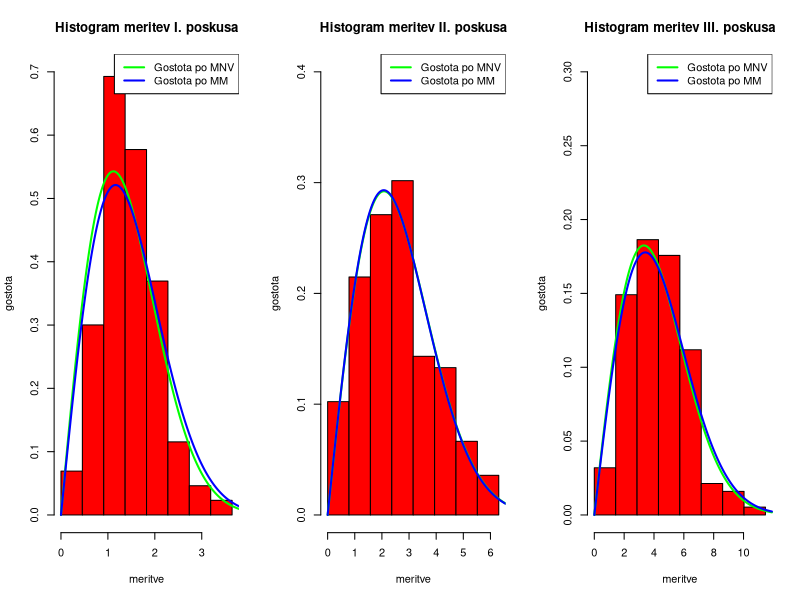

Recreate this plot in R.
#Nastavimo mesto datoteke (Po potrebi spremenite na mesto, kamor ste shranili datoteke)
#Npr. setwd("C:/Users/Uporabnik/Documents/GitHub/STAT")

#Naložimo podatke eksperimentov
kratki <- read.csv("Kromatin_kratki.csv")
srednji <- read.csv("Kromatin_srednji.csv")
dolgi <- read.csv("Kromatin_dolgi.csv")

#Prvi eksperiment
n1 <- nrow(kratki)
x1 <- kratki[, 1]

t1.mnv <- sqrt(sum(x1^2)/(2*n1))
t1.mm <- sqrt(2/pi)*mean(x1)

#Drugi eksperiment
n2 <- nrow(srednji)
x2 <- srednji[, 1]

t2.mnv <- sqrt(sum(x2^2)/(2*n2))
t2.mm <- sqrt(2/pi)*mean(x2)

#Tretji eksperiment
n3 <- nrow(dolgi)
x3 <- dolgi[, 1]

t3.mnv <- sqrt(sum(x3^2)/(2*n3))
t3.mm <- sqrt(2/pi)*mean(x3)

gostota <- function(y, t) {
# y je vektor razdalj, t skalarni parameter
	if(t != 0) {
		b <- rep(0, length(y)) #vektor v katerega hranimo rezultate
		for (i in 1:length(y)){
			if(y[i] >0){
				b[i] <- y[i]/(t)^2 * exp(- (y[i]^2) / (2*(t)^2))
			}
			else {
				b[i] <- 0
			}
		}
	}
	return(b)
}

gostota1MNV <- function(r) {
	gostota(r, t1.mnv)
}

gostota1MM <- function(r) {
	gostota(r, t1.mm)
}


gostota2MNV <- function(r) {
	gostota(r, t2.mnv)
}

gostota2MM <- function(r) {
	gostota(r, t2.mm)
}


gostota3MNV <- function(r) {
	gostota(r, t3.mnv)
}

gostota3MM <- function(r) {
	gostota(r, t3.mm)
}

#Za vsak eksperiment poračunamo širino intervalov po modificiranem FD pravilu
wk <- 2.6*IQR(x1)/(n1)^(1/3)
ws <- 2.6*IQR(x2)/(n2)^(1/3)
wd <- 2.6*IQR(x3)/(n3)^(1/3)

#Zdaj poračunajmo vektorje, ki nam bodo določili meje intervalov

meje <- function(x){
	#Sprejme stolpec meritev in vrne vektor mej med katerimi je razdalja enaka 
	#širini razredov po modificiranem Freedman-Diaconisovem pravilu
	n <- length(x)
	M <- max(x)
	i <- IQR(x)
	#Širina razredov po Freedman-Diaconisovem pravilu zaokrožena na 5 decimalk
	w <- round(2.6*i/n^(1/3), 5)
	vec <- c(0)
	j <- 0
	while (j < M){
		j <- j+w
		vec <- c(vec, j)
	}
	return(vec)
}

xk <- sort(c(seq(0, max(x1+0.5), 0.001), t1.mnv, t1.mm))
xs <- sort(c(seq(0, max(x2+0.5), 0.001), t2.mnv, t2.mm))
xd <- sort(c(seq(0, max(x3+0.5), 0.001), t3.mnv, t3.mm))

xa <- sort(c(xk, xs, xd))

par(mfrow=c(1, 3))

h1<-hist(x1, breaks = meje(x1), col="red", xlab="meritve", ylab="gostota", ylim = c(0.00, 0.7),
   main="Histogram meritev I. poskusa", prob = TRUE) 
lines(xk, gostota1MNV(xk), col="green", lwd=2)
lines(xk, gostota1MM(xk), col="blue", lwd=2)
legend(x="topright", legend=c("Gostota po MNV", "Gostota po MM"), col = c("green", "blue"), lwd=2)

h2<-hist(x2, breaks = meje(x2), col="red", xlab="meritve", ylab="gostota", ylim = c(0, 0.4),
   main="Histogram meritev II. poskusa", prob = TRUE) 
lines(xs, gostota2MNV(xs), col="green", lwd=2)
lines(xs, gostota2MM(xs), col="blue", lwd=2)
legend(x="topright", legend=c("Gostota po MNV", "Gostota po MM"), col = c("green", "blue"), lwd=2)

h3<-hist(x3, breaks = meje(x3), col="red", xlab="meritve", ylab="gostota", ylim = c(0, 0.3),
   main="Histogram meritev III. poskusa", prob = TRUE) 
lines(xd, gostota3MNV(xd), col="green", lwd=2)
lines(xd, gostota3MM(xd), col="blue", lwd=2)
legend(x="topright", legend=c("Gostota po MNV", "Gostota po MM"), col = c("green", "blue"), lwd=2)